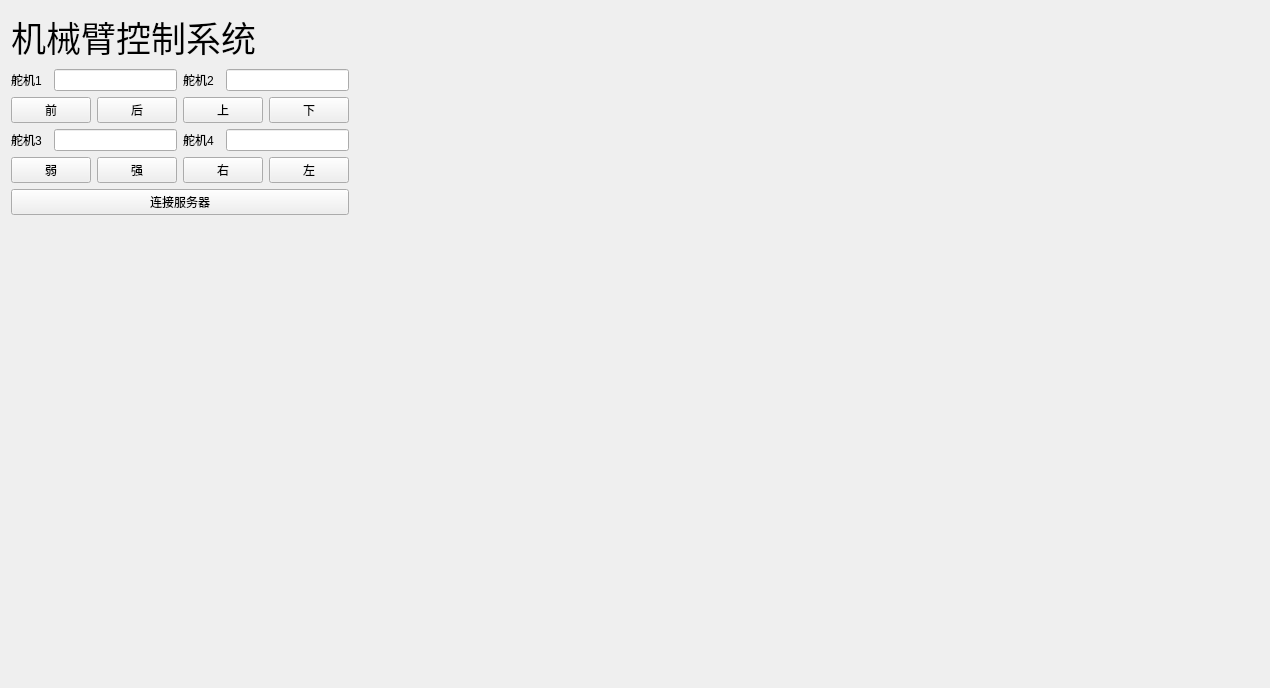
<?xml version="1.0" encoding="UTF-8"?>
<ui version="4.0">
 <class>Widget</class>
 <widget class="QWidget" name="Widget">
  <property name="geometry">
   <rect>
    <x>0</x>
    <y>0</y>
    <width>1270</width>
    <height>688</height>
   </rect>
  </property>
  <property name="windowTitle">
   <string>Widget</string>
  </property>
  <layout class="QGridLayout" name="gridLayout_2">
   <item row="0" column="0">
    <widget class="QLabel" name="label_8">
     <property name="font">
      <font>
       <family>Agency FB</family>
       <pointsize>26</pointsize>
      </font>
     </property>
     <property name="text">
      <string>机械臂控制系统</string>
     </property>
    </widget>
   </item>
   <item row="1" column="0">
    <layout class="QGridLayout" name="gridLayout">
     <item row="1" column="0" colspan="2">
      <widget class="QPushButton" name="pushButton">
       <property name="text">
        <string>前</string>
       </property>
      </widget>
     </item>
     <item row="0" column="0">
      <widget class="QLabel" name="label_5">
       <property name="text">
        <string>舵机1</string>
       </property>
      </widget>
     </item>
     <item row="1" column="3" colspan="2">
      <widget class="QPushButton" name="pushButton_3">
       <property name="text">
        <string>上</string>
       </property>
      </widget>
     </item>
     <item row="2" column="1" colspan="2">
      <widget class="QLineEdit" name="lineEdit_3"/>
     </item>
     <item row="2" column="4" colspan="2">
      <widget class="QLineEdit" name="lineEdit_4"/>
     </item>
     <item row="1" column="5">
      <widget class="QPushButton" name="pushButton_4">
       <property name="text">
        <string>下</string>
       </property>
      </widget>
     </item>
     <item row="0" column="1" colspan="2">
      <widget class="QLineEdit" name="lineEdit"/>
     </item>
     <item row="3" column="0" colspan="2">
      <widget class="QPushButton" name="pushButton_5">
       <property name="text">
        <string>弱</string>
       </property>
      </widget>
     </item>
     <item row="3" column="2">
      <widget class="QPushButton" name="pushButton_6">
       <property name="text">
        <string>强</string>
       </property>
      </widget>
     </item>
     <item row="3" column="3" colspan="2">
      <widget class="QPushButton" name="pushButton_7">
       <property name="text">
        <string>右</string>
       </property>
      </widget>
     </item>
     <item row="2" column="3">
      <widget class="QLabel" name="label_3">
       <property name="text">
        <string>舵机4</string>
       </property>
      </widget>
     </item>
     <item row="1" column="2">
      <widget class="QPushButton" name="pushButton_2">
       <property name="text">
        <string>后</string>
       </property>
      </widget>
     </item>
     <item row="0" column="3">
      <widget class="QLabel" name="label_2">
       <property name="text">
        <string>舵机2</string>
       </property>
      </widget>
     </item>
     <item row="2" column="0">
      <widget class="QLabel" name="label_6">
       <property name="text">
        <string>舵机3</string>
       </property>
      </widget>
     </item>
     <item row="0" column="4" colspan="2">
      <widget class="QLineEdit" name="lineEdit_2"/>
     </item>
     <item row="3" column="5">
      <widget class="QPushButton" name="pushButton_8">
       <property name="text">
        <string>左</string>
       </property>
      </widget>
     </item>
    </layout>
   </item>
   <item row="1" column="1">
    <spacer name="horizontalSpacer">
     <property name="orientation">
      <enum>Qt::Horizontal</enum>
     </property>
     <property name="sizeHint" stdset="0">
      <size>
       <width>434</width>
       <height>20</height>
      </size>
     </property>
    </spacer>
   </item>
   <item row="1" column="2">
    <spacer name="horizontalSpacer_2">
     <property name="orientation">
      <enum>Qt::Horizontal</enum>
     </property>
     <property name="sizeHint" stdset="0">
      <size>
       <width>444</width>
       <height>20</height>
      </size>
     </property>
    </spacer>
   </item>
   <item row="2" column="0">
    <widget class="QPushButton" name="pushButton_13">
     <property name="text">
      <string>连接服务器</string>
     </property>
    </widget>
   </item>
   <item row="3" column="0">
    <spacer name="verticalSpacer">
     <property name="orientation">
      <enum>Qt::Vertical</enum>
     </property>
     <property name="sizeHint" stdset="0">
      <size>
       <width>20</width>
       <height>478</height>
      </size>
     </property>
    </spacer>
   </item>
  </layout>
 </widget>
 <layoutdefault spacing="6" margin="11"/>
 <resources/>
 <connections/>
</ui>
